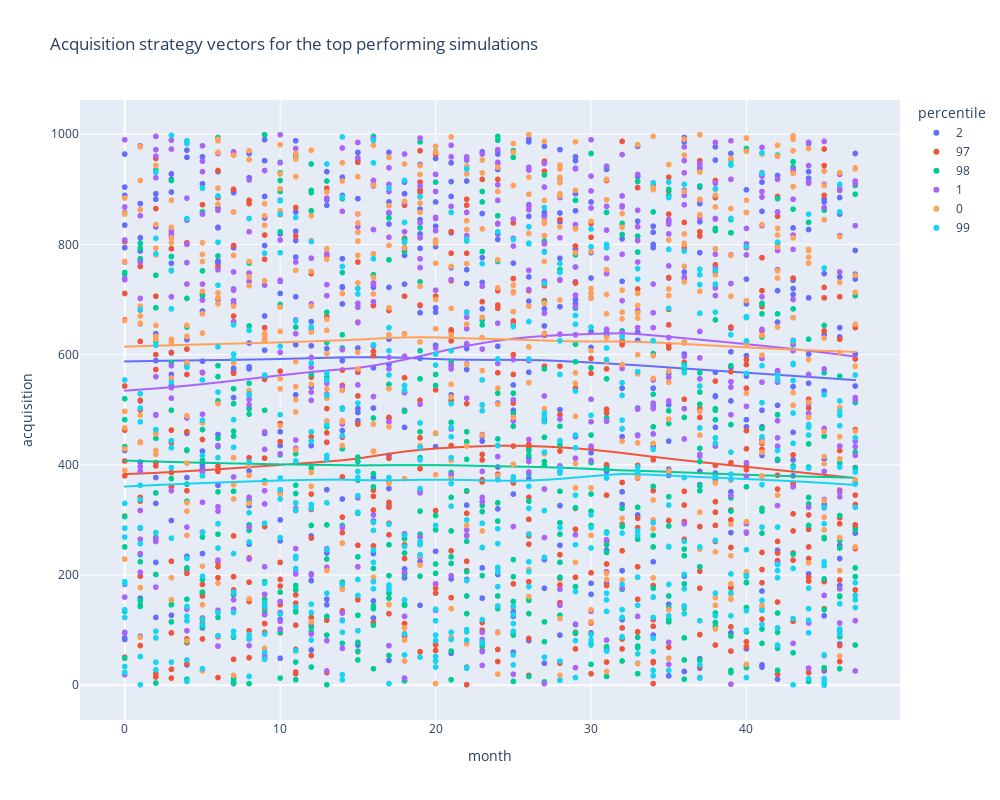

Notebook cell for this chart:
### Code cell
percentiles = [0,1,2,97,98,99]
df = av_wide.astype({'percentile':'object'}).query("percentile in @percentiles")

px.scatter(df, 
        x = 'month', 
        y = 'acquisition', 
        color = 'percentile',
        trendline = 'lowess',
        hover_data = ['simulation','profit'],
        title = "Acquisition strategy vectors for the top performing simulations",
        height = 800,
        width = 1000).show()

### Figure 1 — Plotly figure (JSON) as saved in the notebook; plotly's stock layout.template omitted (floating-point values rounded to 4 significant figures; data arrays with more than 128 entries replaced by an {"elided": "..."} marker saying what was removed)
{"data": [{"customdata": {"elided": "480x2 int values"}, "hovertemplate": "percentile=2<br>month=%{x}<br>acquisition=%{y}<br>simulation=%{customdata[0]}<br>profit=%{customdata[1]}<extra></extra>", "legendgroup": "2", "marker": {"color": "#636efa", "symbol": "circle"}, "mode": "markers", "name": "2", "showlegend": true, "type": "scattergl", "x": {"elided": "480 int values"}, "xaxis": "x", "y": {"elided": "480 int values"}, "yaxis": "y"}, {"hovertemplate": "<b>LOWESS trendline</b><br><br>percentile=2<br>month=%{x}<br>acquisition=%{y} <b>(trend)</b><extra></extra>", "legendgroup": "2", "marker": {"color": "#636efa", "symbol": "circle"}, "mode": "lines", "name": "2", "showlegend": false, "type": "scattergl", "x": {"elided": "480 int values"}, "xaxis": "x", "y": {"elided": "480 float values"}, "yaxis": "y"}, {"customdata": {"elided": "480x2 int values"}, "hovertemplate": "percentile=97<br>month=%{x}<br>acquisition=%{y}<br>simulation=%{customdata[0]}<br>profit=%{customdata[1]}<extra></extra>", "legendgroup": "97", "marker": {"color": "#EF553B", "symbol": "circle"}, "mode": "markers", "name": "97", "showlegend": true, "type": "scattergl", "x": {"elided": "480 int values"}, "xaxis": "x", "y": {"elided": "480 int values"}, "yaxis": "y"}, {"hovertemplate": "<b>LOWESS trendline</b><br><br>percentile=97<br>month=%{x}<br>acquisition=%{y} <b>(trend)</b><extra></extra>", "legendgroup": "97", "marker": {"color": "#EF553B", "symbol": "circle"}, "mode": "lines", "name": "97", "showlegend": false, "type": "scattergl", "x": {"elided": "480 int values"}, "xaxis": "x", "y": {"elided": "480 float values"}, "yaxis": "y"}, {"customdata": {"elided": "480x2 int values"}, "hovertemplate": "percentile=98<br>month=%{x}<br>acquisition=%{y}<br>simulation=%{customdata[0]}<br>profit=%{customdata[1]}<extra></extra>", "legendgroup": "98", "marker": {"color": "#00cc96", "symbol": "circle"}, "mode": "markers", "name": "98", "showlegend": true, "type": "scattergl", "x": {"elided": "480 int values"}, "xaxis": "x", "y": {"elided": "480 int values"}, "yaxis": "y"}, {"hovertemplate": "<b>LOWESS trendline</b><br><br>percentile=98<br>month=%{x}<br>acquisition=%{y} <b>(trend)</b><extra></extra>", "legendgroup": "98", "marker": {"color": "#00cc96", "symbol": "circle"}, "mode": "lines", "name": "98", "showlegend": false, "type": "scattergl", "x": {"elided": "480 int values"}, "xaxis": "x", "y": {"elided": "480 float values"}, "yaxis": "y"}, {"customdata": {"elided": "480x2 int values"}, "hovertemplate": "percentile=1<br>month=%{x}<br>acquisition=%{y}<br>simulation=%{customdata[0]}<br>profit=%{customdata[1]}<extra></extra>", "legendgroup": "1", "marker": {"color": "#ab63fa", "symbol": "circle"}, "mode": "markers", "name": "1", "showlegend": true, "type": "scattergl", "x": {"elided": "480 int values"}, "xaxis": "x", "y": {"elided": "480 int values"}, "yaxis": "y"}, {"hovertemplate": "<b>LOWESS trendline</b><br><br>percentile=1<br>month=%{x}<br>acquisition=%{y} <b>(trend)</b><extra></extra>", "legendgroup": "1", "marker": {"color": "#ab63fa", "symbol": "circle"}, "mode": "lines", "name": "1", "showlegend": false, "type": "scattergl", "x": {"elided": "480 int values"}, "xaxis": "x", "y": {"elided": "480 float values"}, "yaxis": "y"}, {"customdata": {"elided": "480x2 int values"}, "hovertemplate": "percentile=0<br>month=%{x}<br>acquisition=%{y}<br>simulation=%{customdata[0]}<br>profit=%{customdata[1]}<extra></extra>", "legendgroup": "0", "marker": {"color": "#FFA15A", "symbol": "circle"}, "mode": "markers", "name": "0", "showlegend": true, "type": "scattergl", "x": {"elided": "480 int values"}, "xaxis": "x", "y": {"elided": "480 int values"}, "yaxis": "y"}, {"hovertemplate": "<b>LOWESS trendline</b><br><br>percentile=0<br>month=%{x}<br>acquisition=%{y} <b>(trend)</b><extra></extra>", "legendgroup": "0", "marker": {"color": "#FFA15A", "symbol": "circle"}, "mode": "lines", "name": "0", "showlegend": false, "type": "scattergl", "x": {"elided": "480 int values"}, "xaxis": "x", "y": {"elided": "480 float values"}, "yaxis": "y"}, {"customdata": {"elided": "480x2 int values"}, "hovertemplate": "percentile=99<br>month=%{x}<br>acquisition=%{y}<br>simulation=%{customdata[0]}<br>profit=%{customdata[1]}<extra></extra>", "legendgroup": "99", "marker": {"color": "#19d3f3", "symbol": "circle"}, "mode": "markers", "name": "99", "showlegend": true, "type": "scattergl", "x": {"elided": "480 int values"}, "xaxis": "x", "y": {"elided": "480 int values"}, "yaxis": "y"}, {"hovertemplate": "<b>LOWESS trendline</b><br><br>percentile=99<br>month=%{x}<br>acquisition=%{y} <b>(trend)</b><extra></extra>", "legendgroup": "99", "marker": {"color": "#19d3f3", "symbol": "circle"}, "mode": "lines", "name": "99", "showlegend": false, "type": "scattergl", "x": {"elided": "480 int values"}, "xaxis": "x", "y": {"elided": "480 float values"}, "yaxis": "y"}], "layout": {"height": 800, "legend": {"title": {"text": "percentile"}, "tracegroupgap": 0}, "title": {"text": "Acquisition strategy vectors for the top performing simulations"}, "width": 1000, "xaxis": {"anchor": "y", "domain": [0, 1], "title": {"text": "month"}}, "yaxis": {"anchor": "x", "domain": [0, 1], "title": {"text": "acquisition"}}}}
